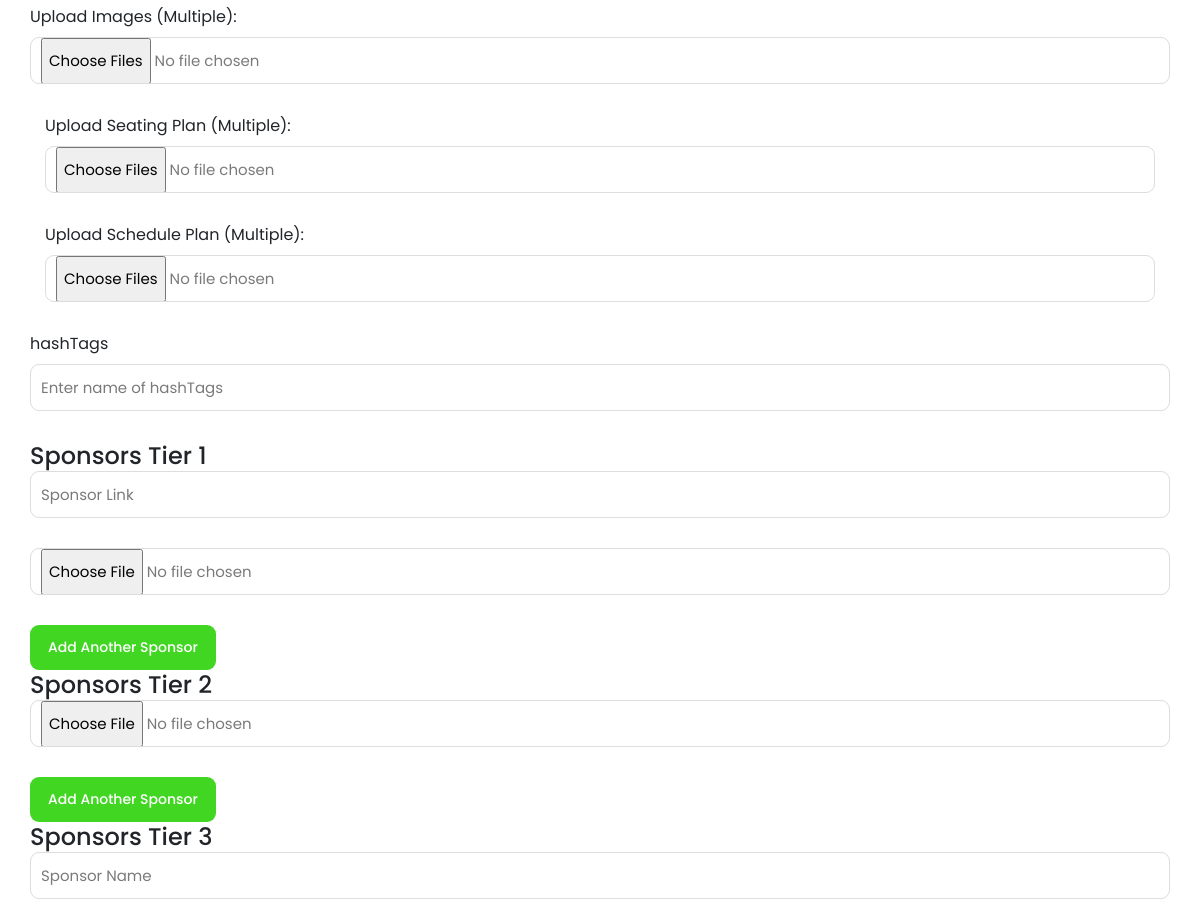
Before: /update/90/ (signed in, middle part) with the older database file.
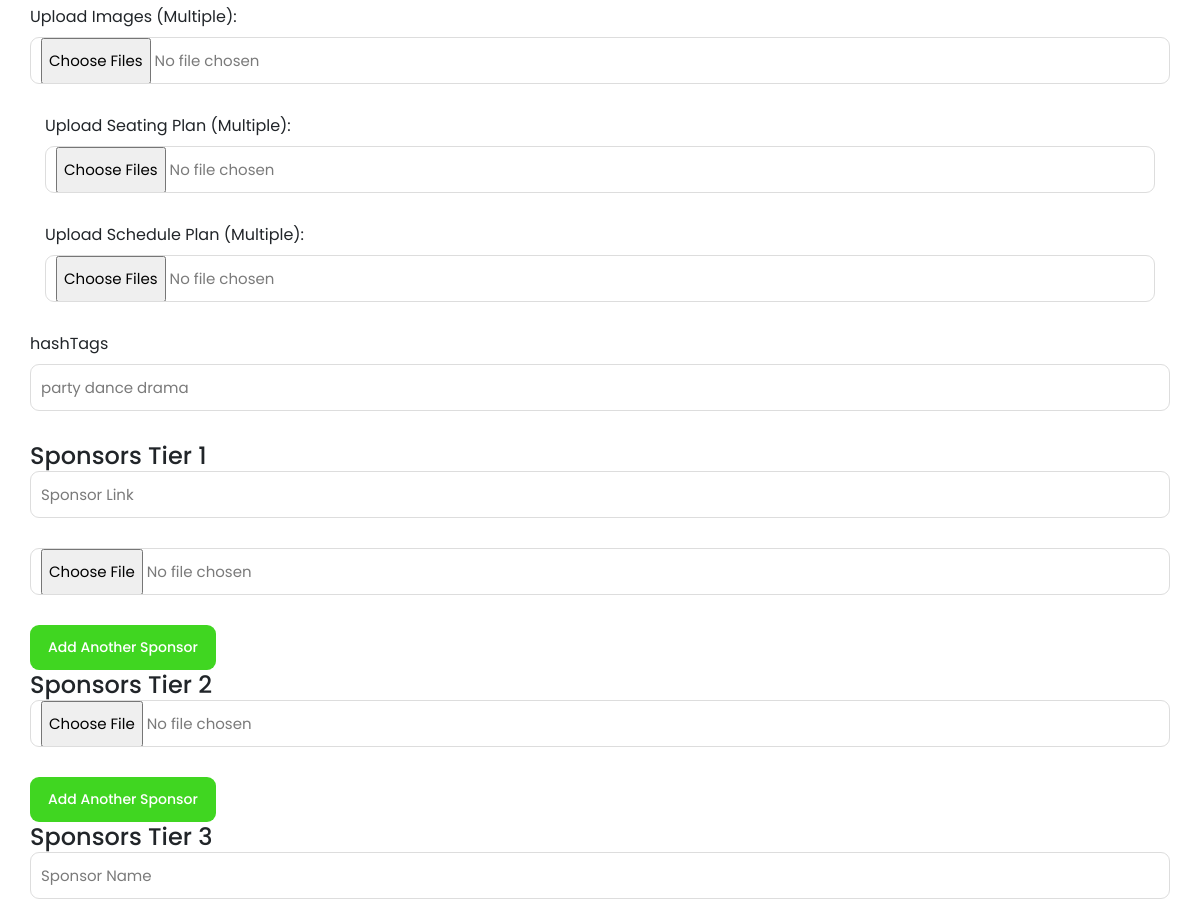
After: the same page with the newer database file.
### EMS/models.py (models this page shows, shortened)
class EventData(models.Model):
    CATEGORY_CHOICES = [
        ('private', 'Private'),
        ('public', 'Public'),
    ]
    ART_CATEGORY_CHOICES = [
        ('music', 'Music'),
        ('nightlife', 'Nightlife'),
        ('performingVisualArts', 'Performing & Visual Arts'),
        ('holidays', 'Holidays'),
        ('dating', 'Dating'),
        ('hobbies', 'Hobbies'),
        ('business', 'Business'),
        ('foodDrink', 'Food & Drink'),
        ('other', 'Other'),
    ]
    SAVING_MODE_CHOICES = [
        ('draft', 'Draft'),
        ('publish', 'Publish'),
    ]
    user = models.ForeignKey(User, on_delete=models.CASCADE)
    name = models.CharField(max_length=100)
    category = models.CharField(max_length=10, choices=CATEGORY_CHOICES, blank=True)
    art_category = models.CharField(max_length=20, choices=ART_CATEGORY_CHOICES, blank=True, default='other')
    image = models.ImageField(upload_to='event_images/',blank=True)
    description = models.TextField(blank=True)
    link = models.CharField(max_length=500,blank=True)
    instructions = models.TextField(blank=True)
    geast_list = models.TextField(blank=True)
    place_info = models.CharField(max_length=200, blank=True)
    start_date = models.DateField()
    end_date = models.DateField()
    start_time = models.TimeField()
    end_time = models.TimeField()
    created_user = models.ForeignKey('auth.User', on_delete=models.CASCADE, related_name='created_user')
    updated_user = models.ForeignKey('auth.User', on_delete=models.CASCADE, related_name='updated_user')
    created_date = models.DateField(auto_now_add=True)
    updated_date = models.DateField(auto_now_add=True)
    sitting_plan = models.ImageField(upload_to='sitting_plan_files/', blank=True)
    schedule_plan = models.ImageField(upload_to='schedule_plan_files/', blank=True)
    hashTags = models.CharField(max_length=100, blank=True)
    saving_mode = models.CharField(max_length=20, choices=SAVING_MODE_CHOICES, default='draft')

### EMS/views.py (the view)
# urls.py: path('update/<int:pk>/', views.event_update, name='event_update'),
@login_required(login_url="login")
def event_update(request, pk):
    event = get_object_or_404(EventData, id=pk, user=request.user)
    form = EventDataForm(request.POST or None, request.FILES or None, instance=event)
    image_forms = ImageForm()
    schedule_image_forms = ScheduleImageForm()
    sitting_image_forms = SeatingImageForm()
    if request.method == 'POST':
        sponsor_links = request.POST.getlist('sponsor_link')
        sponsor_logos = request.FILES.getlist('sponsor_logo')
        sponsor1_logos = request.FILES.getlist('sponsor1_logo')
        sponsor2_names = request.POST.getlist('sponsor2_name')
        detail_titles = request.POST.getlist('detail_title')
        detail_descriptions = request.POST.getlist('detail_description')
        guest_names = request.POST.getlist('guest_name')
        guest_emails = request.POST.getlist('guest_email')
        guest_confirmed = request.POST.getlist('guest_is_confirmed')
        email_list = ""
        for name, email, confirmed in zip(guest_names, guest_emails, guest_confirmed):
                if(confirmed):
                    email_list = email+","+email_list
        if form.is_valid():
            event = form.save(commit=False)
            event.updated_user = request.user
            event.geast_list = email_list
            event.save()
            if 'image' in request.FILES:
                Image.objects.filter(event=event).delete()
                for image_file in request.FILES.getlist('image'):
                    Image.objects.create(event=event, image=image_file)
            if 'sitting_plan' in request.FILES:
                SeatingImage.objects.filter(event=event).delete()
                for image_file in request.FILES.getlist('sitting_plan'):
                    SeatingImage.objects.create(event=event, image=image_file)
            if 'schedule_plan' in request.FILES:
                ScheduleImage.objects.filter(event=event).delete()
                for image_file in request.FILES.getlist('schedule_plan'):
                    ScheduleImage.objects.create(event=event, image=image_file)
            for link, logo in zip(sponsor_links, sponsor_logos):
                SponsorWithLink.objects.create(event=event, link=link, logo=logo)
            for logo in sponsor1_logos:
                SponsorWithImage.objects.create(event=event,logo=logo)
            for name in sponsor2_names:
                if(name.__len__() != 0):
                    SponsorWithName.objects.create(event=event, name=name)
            EventDetail.objects.filter(event=event).delete()
            for title, description in zip(detail_titles, detail_descriptions):
                EventDetail.objects.create(event=event, title=title, description=description)
            Guest.objects.filter(event=event).delete()
            for name, email, confirmed in zip(guest_names, guest_emails, guest_confirmed):
                Guest.objects.create(event=event, name=name, email=email, is_confirmed=bool(confirmed))
            subject = "Invitaion of "+event.name
            message = """<!DOCTYPE html>
<html lang="en">

<head>
    <meta charset="UTF-8">
    <meta name="viewport" content="width=device-width, initial-scale=1.0">
    <title>Document</title>
    <link href="https://cdn.jsdelivr.net/npm/bootstrap@5.3.3/dist/css/bootstrap.min.css" rel="stylesheet"
        integrity="sha384-QWTKZyjpPEjISv5WaRU9OFeRpok6YctnYmDr5pNlyT2bRjXh0JMhjY6hW+ALEwIH" crossorigin="anonymous">

    <style>
        .venue-tickets {
            margin: 0px 15px;
        }

        .venue-tickets .venue-item {
            margin-bottom: 23px;
        }

        .venue-item .thumb img {
            width: 100%;
            overflow: hidden;
        }

        .venue-item .down-content {
            background-color: #07421b;
            position: relative;
            display: inline-block;
            z-index: 1;
            width: 100%;
        }

        .venue-item .down-content .left-content {
            width: 31%;
            float: left;
            background-color: rgba(124, 131, 139, 0.3);
            height: 100%;
            display: inline-block;
            position: absolute;
            z-index: 111;
        }

        .venue-item .down-content .left-content .main-white-button {
            -webkit-transform: rotate(-90deg);
            -moz-transform: rotate(-90deg);
            -o-transform: rotate(-90deg);
            -ms-transform: rotate(-90deg);
            transform: rotate(-90deg);
            position: absolute;
            top: 50%;
            margin-top: -22.5px;
        }

        .venue-item .down-content .right-content {
            /* width: 64%; */
            margin-left: 5%;
        }

        .venue-item .down-content .right-content h4 {
            font-size: 22px;
            color: #fff;
            font-weight: 700;
            margin-top: 30px;
        }

        .venue-item .down-content .right-content p {
            color: #fff;
            margin-top: 20px;
            font-weight: 300;
            padding-right: 30px;
            margin-bottom: 20px;
        }

        .venue-item .down-content .right-content ul li {
            display: inline-block;
            color: #fff;
            font-size: 16px;
            margin-right: 20px;
            ;
        }

        .venue-item .down-content .right-content ul li i {
            margin-right: 5px;
        }

        .venue-item .down-content .right-content .price {
            background-color: rgba(124, 131, 139, 0.3);
            display: inline-block;
            padding: 20px;
            margin-top: 25px;
            margin-bottom: 30px;
        }

        .venue-item .down-content .right-content .price span {
            color: #fff;
            font-size: 14px;
            line-height: 25px;
        }

        .venue-item .down-content .right-content .price span em {
            font-weight: 700;
            font-size: 20px;
            font-style: normal;
        }

        .main-white-button a {
            display: inline-block;
            font-size: 14px;
            padding: 12px 18px;
            background-color: #fff;
            color: #2a2a2a;
            text-align: center;
            font-weight: 500;
            text-transform: capitalize;
            transition: all .3s;
            border-radius: 5px;
            text-decoration: none;
        }

        .main-white-button a:hover {
            opacity: 0.9;
        }

        .main-dark-button a {
            display: inline-block;
            font-size: 14px;
            padding: 12px 18px;
            background-color: #40d621;
            color: #fff;
            text-align: center;
            font-weight: 500;
            text-transform: capitalize;
            transition: all .3s;
        }

        .main-dark-button a:hover {
            opacity: 0.9;
        }

.text-button a {
  font-size: 14px;
  color: #088633;
  transition: all .3s;
}

.text-button i {
  font-size: 12px;
  margin-left: 5px;
  transition: all .5s;
}

.text-button a:hover {
  color: #40d621;
}

.text-button a:hover i {
  margin-left: 8px;
}


    </style>
</head>

<body>

    <!-- *** Venues & Tickets ***-->
    <div class="venue-tickets">
        <div class="container-fluid">
            <div class="row" style="width: 90%;margin: auto;justify-content: center;">
                <div class="col-lg-12">
                    <div class="section-heading">
                    </div>
                </div>
                <div class="col-lg-3">
                    <div class="venue-item" style="border-radius: 9px; overflow: hidden;">
                        <div class="thumb">
                            <img src="https://huppsi.pythonanywhere.com"""+event.image.url+""""
                                alt="">
                        </div>
                        <div class="down-content" style="border-radius: 0 0 9px 9px; overflow: hidden;height: 400px;">
                            <div class="right-content">
                                <h4>"""+event.name[:20]+"""...</h4>
                                <p>"""+event.description[:80]+"""</p>
                                <p>"""+str(event.start_date) +" - "+ str(event.start_time)+"""...</p>
                                <p>"""+ str(event.place_info)+"""...</p>
                                <p> This is the Secret Code for access this private event from our website search box "https://huppsi.pythonanywhere.com" <br>Secret Code : """+ encode_base64(f"{event.user}$$@$${event.id}")+"""</p>
                                <div class="main-white-button" style="margin: 20px 0;position: absolute;bottom: 0;">
                                    <a href="https://huppsi.pythonanywhere.com/event/"""+str(event.id)+"""">Event Details</a>
                                </div>
                            </div>
                        </div>
                    </div>
                </div>


            </div>
        </div>
    </div>
    <script src="https://cdn.jsdelivr.net/npm/bootstrap@5.3.3/dist/js/bootstrap.bundle.min.js"
        integrity="sha384-YvpcrYf0tY3lHB60NNkmXc5s9fDVZLESaAA55NDzOxhy9GkcIdslK1eN7N6jIeHz"
        crossorigin="anonymous"></script>

</body>

</html>
            """
            html_content = message
            send_bulk_email(subject ,html_content, event.geast_list.split(","))
            return redirect('event_list')
    else:
        form = EventDataForm(instance=event)
    return render(request, 'events/event_form.html', {
        'form': form,
        'image_form': image_forms,
        'sitting_image_forms': sitting_image_forms,
        'schedule_image_forms': schedule_image_forms,
        'active_page': 'update',
        'event': event
    })

### EMS/forms.py
class ImageForm(forms.ModelForm):
    image = forms.ImageField()
    class Meta:
        model = Image
        fields = ['image']
    def __init__(self, *args, **kwargs):
        self.instance = kwargs.get('instance', None)
        super(ImageForm, self).__init__(*args, **kwargs)
        if self.instance and self.instance.pk:
            self.fields['image'].required = False
            self.fields['image'].label = "Change Image (Optional)"
            self.fields['image'].widget.attrs.update({
                'placeholder': 'Leave empty to keep the current image'
            })
        else:
            self.fields['image'].required = True

### EMS/templates/events/event_form.html (shortened to what this page needs)
{% extends 'base/base.html' %}
{% block content %}
<div class="rent-venue-application">
    <div class="container">
        <div class="row">
            <div class="contact-form">
                <form id="contact" method="post" enctype="multipart/form-data">
                    <div class="row">
                        <div class="col-lg-12">
                            <fieldset>
                            </fieldset>
                        </div>
                        {% if active_page == 'update'%}
                        <div class="col-lg-12">
                            <fieldset>
                                <label for="images">Upload Images (Multiple):</label>
                                <input type="file" name="image" multiple>
                            </fieldset>
                        </div>
                        {% endif %}
                        <div class="col-lg-12">
                            <fieldset>
                                <div class="col-lg-12">
                                    <fieldset>
                                        <label for="sitting_plans">Upload Seating Plan (Multiple):</label>
                                        <input type="file" name="sitting_plan" multiple>
                                    </fieldset>
                                </div>
                            </fieldset>
                        </div>
                        <div class="col-lg-12">
                            <fieldset>
                                <div class="col-lg-12">
                                    <fieldset>
                                        <label for="schedule_plans">Upload Schedule Plan (Multiple):</label>
                                        <input type="file" name="schedule_plan" multiple>
                                    </fieldset>
                                </div>
                            </fieldset>
                        </div>
                        <div class="col-sm-12">
                            <fieldset>
                                <label for="{{ form.hashTags.id_for_label }}"> hashTags </label>
                                {{ form.hashTags }}
                            </fieldset>
                        </div>
                        <div id="sponsor-section" class="col-sm-12">
                            <h4>Sponsors Tier 1</h4>
                            <div class="sponsor-group">
                                <input type="url" name="sponsor_link" placeholder="Sponsor Link">
                                <input type="file" name="sponsor_logo" accept="image/*">
                            </div>
                            <button type="button" id="add-sponsor-btn" class="main-dark-button" >Add Another Sponsor</button>
                        </div>
                        <div id="sponsor1-section" class="col-sm-12" >
                            <h4>Sponsors Tier 2</h4>
                            <div class="sponsor1-group">
                                <input type="file" name="sponsor1_logo" accept="image/*">
                            </div>
                            <button type="button" id="add-sponsor1-btn" class="main-dark-button" >Add Another Sponsor</button>
                        </div>
                        <div id="sponsor2-section" class="col-sm-12" >
                            <h4>Sponsors Tier 3</h4>
                            <div class="sponsor2-group">
                                <input type="text" name="sponsor2_name" placeholder="Sponsor Name">
                            </div>
                        </div>
                    </div>
                </form>
            </div>
        </div>
    </div>
</div>
{% endblock content %}

Changed rows visible on the page:
changed EventData: hashTags (not shown) → "party dance drama"
